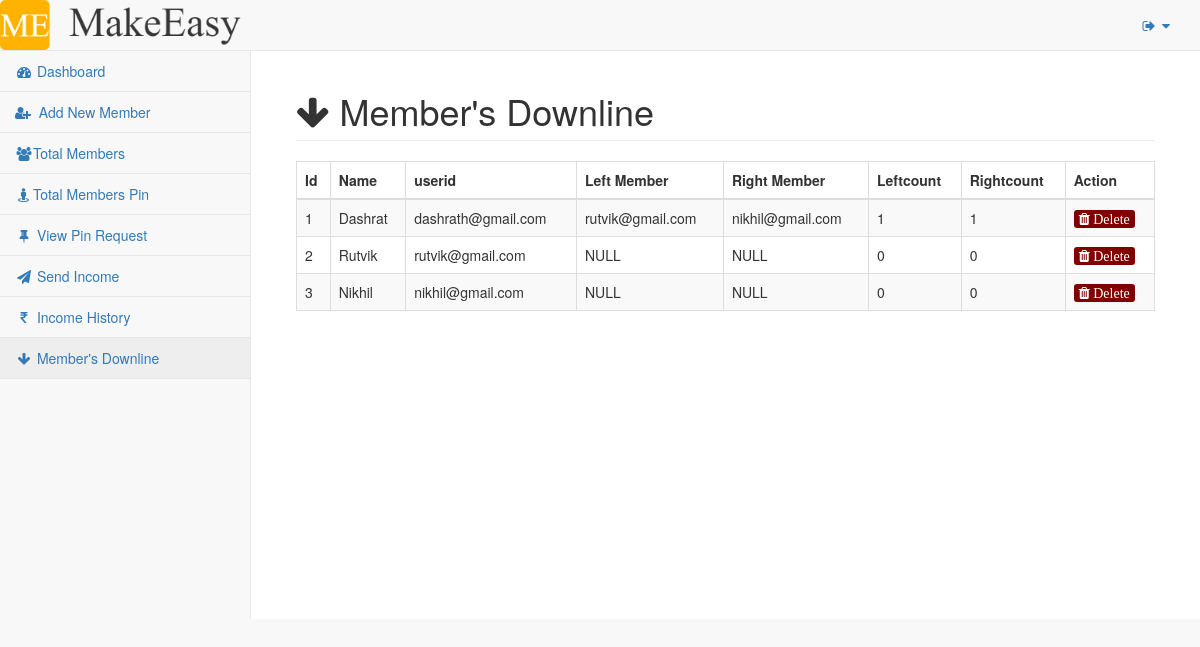
Page /mlm/admin/downline.php (signed in) on the committed database.
### tables this page shows
CREATE TABLE `tree` (
  `id` int(11) NOT NULL,
  `name` varchar(50) NOT NULL,
  `userid` varchar(50) DEFAULT NULL,
  `left` varchar(50) DEFAULT NULL,
  `right` varchar(50) DEFAULT NULL,
  `leftcount` int(11) DEFAULT 0,
  `rightcount` int(11) DEFAULT 0
);

### mlm/admin/downline.php (the view, shortened to what this page needs)
<?php
include('downline_server.php');
?>
<!DOCTYPE html>
<html lang="en">
<head>
    <link rel="stylesheet" type="text/css" href="style1.css">
    <link href="vendor/bootstrap/css/bootstrap.min.css" rel="stylesheet">
    <link href="vendor/metisMenu/metisMenu.min.css" rel="stylesheet">
    <link href="dist/css/sb-admin-2.css" rel="stylesheet">
    <link href="vendor/font-awesome/css/font-awesome.min.css" rel="stylesheet" type="text/css">
</head>
<body>
    <div id="wrapper">
        <?php include('php-includes/menu.php'); ?>
	    <div id="page-wrapper">
            <div class="container-fluid">
                <div class="row">
                    <div class="col-lg-12">
                        <h1 class="page-header"><i class="fa fa-arrow-down"></i> Member's Downline</h1>
                    </div>
                </div>
                <div class="row">
                	<div class="col-lg-12">
                    	<div class="table-responsive">
                        	<table class="table table-bordered table-striped">
                            <?php $results = mysqli_query($db, "SELECT * FROM tree"); ?>
                                <thead>
                                <tr>
                                    <th>Id</th>
                                    <th>Name</th>
                                    <th>userid</th>
                                    <th>Left Member</th>
                                    <th>Right Member</th>
                                    <th>Leftcount</th>
                                    <th>Rightcount</th>
                                    <th>Action</th>
                                </tr>
                            </thead>
	                        <?php while ($row = mysqli_fetch_array($results)) { ?>
                            <tr>
                                <td><?php echo $row['id']; ?></td>
                                <td><?php echo $row['name']; ?></td>
                                <td><?php echo $row['userid']; ?></td>
                                <td><?php echo $row['left'];
                                    if($row['left']==NULL)
                                    {
                                        echo 'NULL';
                                    }
                                ?></td>
                                <td><?php echo $row['right'];
                                 if($row['right']==NULL)
                                 {
                                     echo 'NULL';
                                 } ?></td>
                                <td><?php echo $row['leftcount']; ?></td>
                                <td><?php echo $row['rightcount']; ?></td>
                                <td>
                                    <a href="downline_server.php?del=<?php echo $row['id']; ?>" class="del_btn fa fa-trash"> Delete</a>
                                </td>
                            </tr>
	                        <?php } ?>
                            </table>
                        </div>
                    </div>
                </div>
            </div>
        </div>
    </div>
</body>
</html>

### mlm/admin/style1.css (style rules this page uses)
body { font-size: 19px; }
table { margin: auto; border-collapse: collapse; text-align: left; }
tr { border-bottom: 1px solid #cbcbcb; }
th, td { border: none; height: 30px; padding: 2px; }
.del_btn { text-decoration: none; padding: 2px 5px; color: white; border-radius: 3px; background: #800000; }

### rows in the picture
tree: id "1", name "Dashrat", userid "dashrath@gmail.com", left "rutvik@gmail.com", right "nikhil@gmail.com", leftcount "1", rightcount "1"
tree: id "2", name "Rutvik", userid "rutvik@gmail.com", shows "NULL", leftcount "0", rightcount "0"
tree: id "3", name "Nikhil", userid "nikhil@gmail.com", shows "NULL", leftcount "0", rightcount "0"
